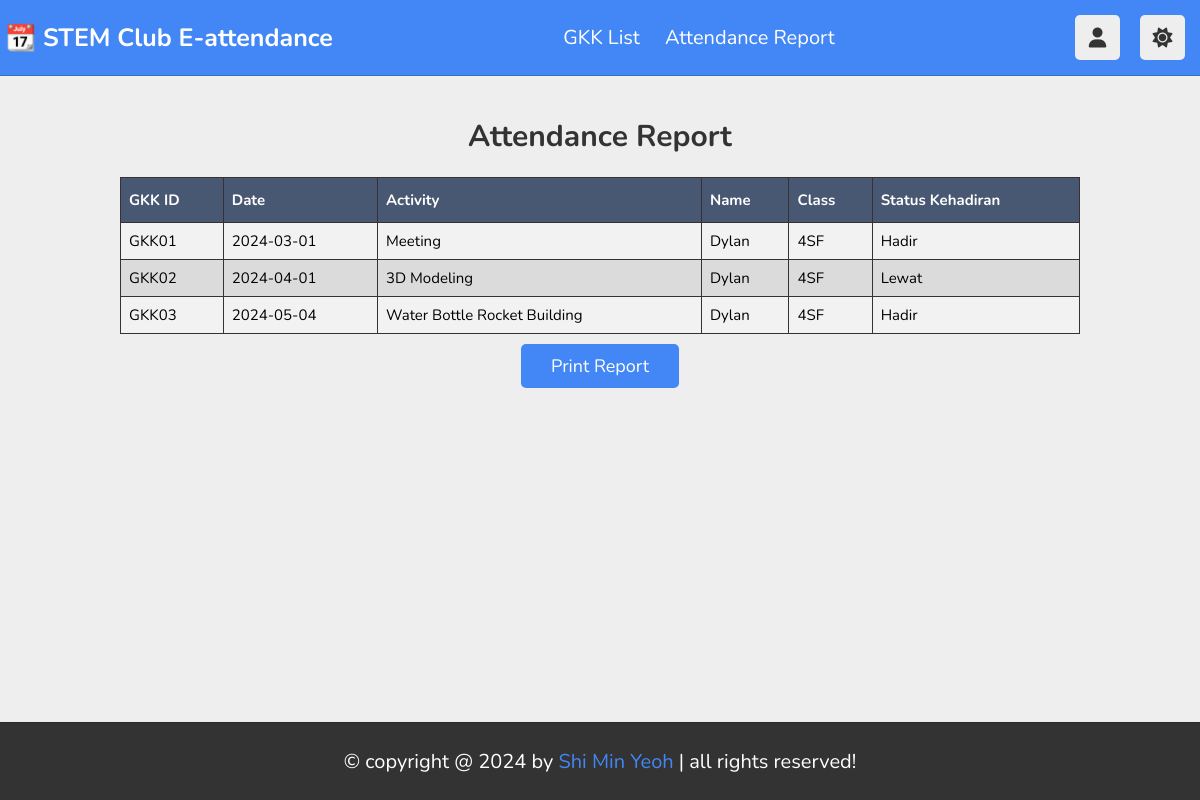
The app's page /adminLaporan.php (signed in) with its own data.
### tables this page shows
CREATE TABLE `kehadiran` (
  `ID_GKK` varchar(10) NOT NULL,
  `Status_Kehadiran` varchar(10) NOT NULL,
  `ID_Pelajar` int(10) NOT NULL
);

CREATE TABLE `gkk` (
  `ID_GKK` varchar(10) NOT NULL,
  `Tarikh` varchar(50) NOT NULL,
  `Aktiviti` varchar(50) NOT NULL
);

CREATE TABLE `murid` (
  `ID_Pelajar` int(4) NOT NULL,
  `Nama_Murid` varchar(50) NOT NULL,
  `ID_Kelas` varchar(10) NOT NULL,
  `Jantina` varchar(20) NOT NULL,
  `Kad_Pengenalan` varchar(50) NOT NULL,
  `No_Telefon` varchar(15) NOT NULL,
  `Kata_Laluan` varchar(12) NOT NULL
);

CREATE TABLE `kelas` (
  `ID_Kelas` varchar(5) NOT NULL,
  `Kelas` varchar(5) NOT NULL
);

### adminLaporan.php (the view, shortened to what this page needs)
<?php
require_once "db_connect.php";
?>
<!DOCTYPE html>
<html lang="en">
<head>
    <link rel="stylesheet" href="css/style.css">
    <link rel="stylesheet" href="https://cdnjs.cloudflare.com/ajax/libs/font-awesome/6.1.2/css/all.min.css">
</head>
<body>
    <?php include 'adminNav.php'; ?>
    <div class="container-table">
        <h1>Attendance Report</h1>
        <table border='1' id="reportTable">
            <tr>
                <th>GKK ID</th>
                <th>Date</th>
                <th>Activity</th>
                <th>Name</th>
                <th>Class</th>
                <th>Status Kehadiran</th>
            </tr>
            <?php
            $sql = "SELECT murid.ID_Pelajar, murid.Nama_Murid, murid.ID_Kelas, kelas.ID_Kelas, kelas.Kelas,  kehadiran.ID_GKK, kehadiran.Status_Kehadiran, gkk.Tarikh, gkk.Aktiviti
                    FROM kehadiran
                    INNER JOIN murid ON kehadiran.ID_Pelajar = murid.ID_Pelajar
                    INNER JOIN kelas ON murid.ID_Kelas = kelas.ID_Kelas
                    INNER JOIN gkk ON kehadiran.ID_GKK = gkk.ID_GKK";
            $result = mysqli_query($conn, $sql);
            if (mysqli_num_rows($result) > 0) {
                while ($row = mysqli_fetch_array($result)) {
                    $IDGKK = $row['ID_GKK'];
                    $Tarikh = $row['Tarikh'];
                    $Aktiviti = $row['Aktiviti'];
                    $Nama = $row['Nama_Murid'];
                    $Kelas = $row['Kelas'];
                    $StatusKehadiran = $row['Status_Kehadiran'];
                    echo "<tr>";
                    echo "<td>".$IDGKK."</td>";
                    echo "<td>".$Tarikh."</td>";
                    echo "<td>".$Aktiviti."</td>";
                    echo "<td>".$Nama."</td>";
                    echo "<td>".$Kelas."</td>";
                    echo "<td>".$StatusKehadiran."</td>";
                    echo "</tr>";
                }
            } else {
                echo "<tr><td colspan='4'>No Information Available.</td></tr>";
            }
            ?>
        </table>
        <div class="tbaction">
            <button onclick="printTable()" class="btn">Print Report</button>
        </div>
    </div>
<?php include 'footer.php'; ?>
</body>
</html>

### css/style.css (style rules this page uses)
:root { --color1:#4287f5; --color2:#f5b342; --red:#e74c3c; --orange:#f39c12; --light-color:#888; --light-bg:#eee; --black:#333; --white:#fff; --border:.1rem solid rgba(0,0,0,.2); }
* { font-family: 'Nunito', sans-serif; margin:0; padding:0; box-sizing: border-box; outline: none; border:none; text-decoration: none; }
html { font-size: 62.5%; overflow-x: hidden; }
body { background-color: var(--light-bg); padding-bottom: 100px; }
.inline-btn, .inline-option-btn, .inline-delete-btn, .btn, .delete-btn, .option-btn { border-radius: .5rem; color:#fff; font-size: 1.8rem; cursor: pointer; text-transform: capitalize; padding:1rem 3rem; text-align: center; margin-top: 1rem; }
.btn, .delete-btn, .option-btn { display: block; width: 100%; }
.btn, .inline-btn { background-color: var(--color1); }
.container-table { max-width: 1000px; margin: 20px auto; padding: 20px; border-radius: 8px; overflow-x: auto; position: relative; }
.container-table h1 { text-align: center; margin-bottom: 20px; font-size: 30px; color:var(--black); }
.container-table table { width: 100%; border-collapse: collapse; font-size: 15px; }
.container-table td,th { border: 1.5px solid var(--black); padding: 8px; }
.container-table tr:nth-child(even) { background-color: #f2f2f2; }
.container-table tr:nth-child(odd) { background-color: #dcdbdb; }
.container-table th { padding-top: 12px; padding-bottom: 12px; text-align: left; background-color: #485873; color: white; }
.tbaction { display: flex; justify-content: center; gap: 1rem; margin-bottom: 1rem; }
.tbaction .btn { width: auto; }
@media (max-width:1200px) { body { padding-left: 0; } }

### records on screen
kehadiran: ID_GKK "GKK01", ID_GKK.Tarikh "2024-03-01", ID_GKK.Aktiviti "Meeting", ID_Pelajar.Nama_Murid "Dylan", kelas.Kelas "4SF", Status_Kehadiran "Hadir"
kehadiran: ID_GKK "GKK02", ID_GKK.Tarikh "2024-04-01", ID_GKK.Aktiviti "3D Modeling", ID_Pelajar.Nama_Murid "Dylan", kelas.Kelas "4SF", Status_Kehadiran "Lewat"
kehadiran: ID_GKK "GKK03", ID_GKK.Tarikh "2024-05-04", ID_GKK.Aktiviti "Water Bottle Rocket Building", ID_Pelajar.Nama_Murid "Dylan", kelas.Kelas "4SF", Status_Kehadiran "Hadir"
